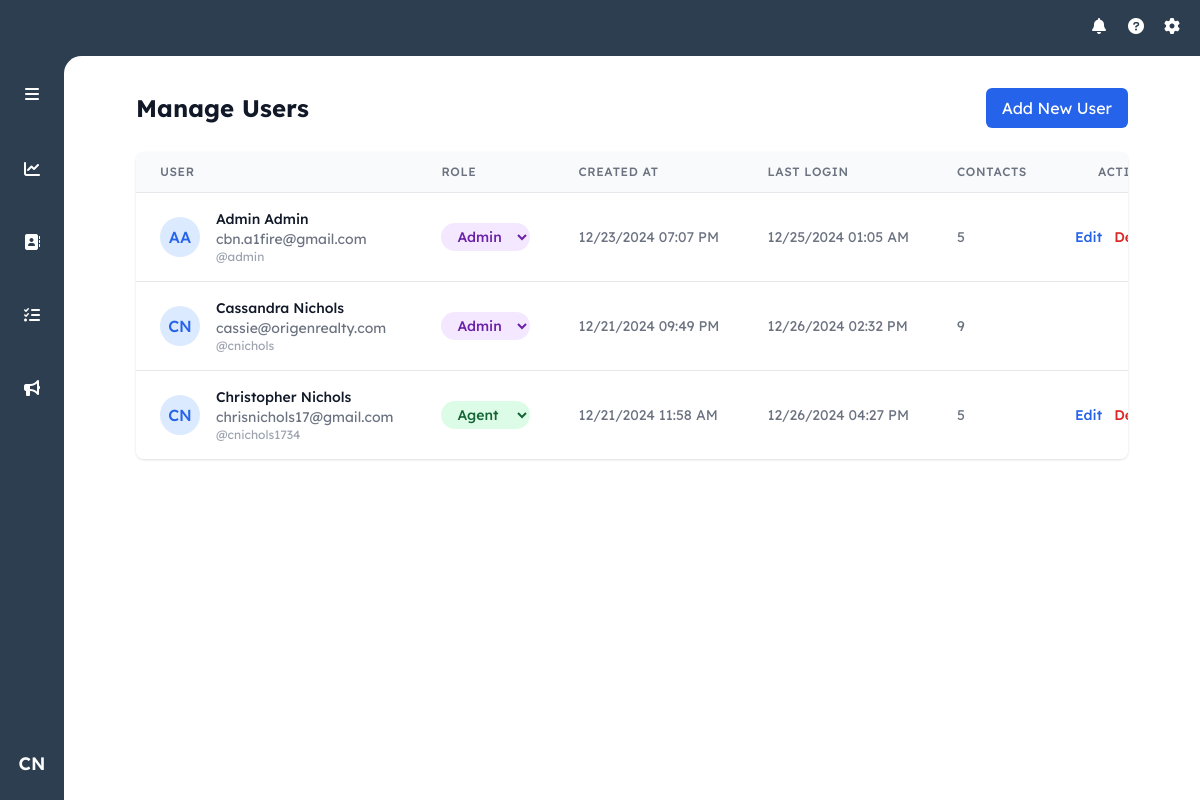
/manage-users (signed in), run on an earlier commit of the app's database.
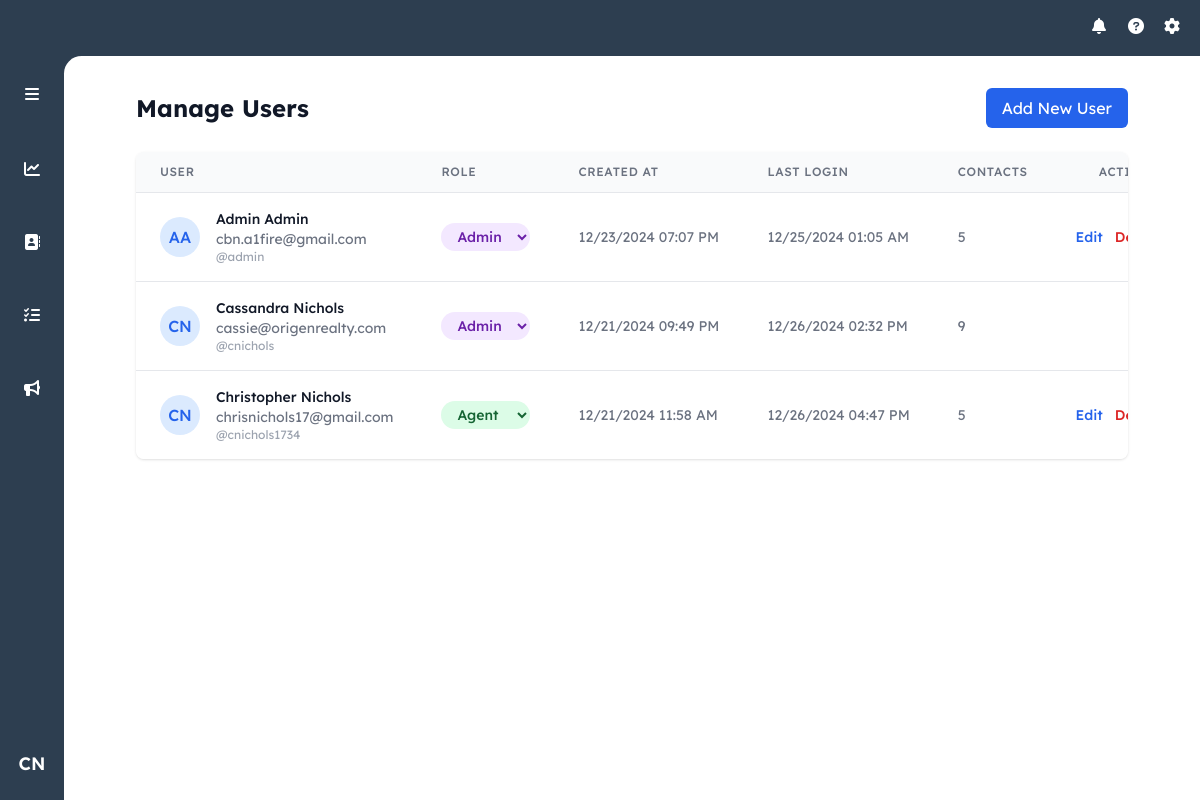
And on a later commit of the database.
### models.py (models this page shows, shortened)
class User(UserMixin, db.Model):
    id = db.Column(db.Integer, primary_key=True)
    username = db.Column(db.String(80), unique=True, nullable=False)
    email = db.Column(db.String(120), unique=True, nullable=False)
    password_hash = db.Column(db.String(128))
    first_name = db.Column(db.String(80), nullable=False)
    last_name = db.Column(db.String(80), nullable=False)
    role = db.Column(db.String(20), nullable=False, default='agent')
    created_at = db.Column(db.DateTime, nullable=False, default=datetime.utcnow)
    last_login = db.Column(db.DateTime)

### routes/auth.py (the view)
@auth_bp.route('/manage-users')
@login_required
@admin_required
def manage_users():
    users = User.query.order_by(User.created_at.desc()).all()
    return render_template('manage_users.html', users=users, format_datetime=format_datetime_cst)

### app.py (called while the page is built)
def create_app():
    app = Flask(__name__)
    app.config.from_object('config.Config')
    db.init_app(app)
    login_manager = LoginManager()
    login_manager.init_app(app)
    login_manager.login_view = 'auth.login'
    app.jinja_env.filters['abs'] = abs
    mail = Mail()
    mail.init_app(app)
    @login_manager.user_loader
    def load_user(user_id):
        return User.query.get(int(user_id))
    register_blueprints(app)
    return app

### routes/auth.py (called while the page is built)
def format_datetime_cst(utc_dt):
    if not utc_dt:
        return 'Never'
    central = pytz.timezone('America/Chicago')
    if utc_dt.tzinfo is None:
        utc_dt = pytz.utc.localize(utc_dt)
    central_dt = utc_dt.astimezone(central)
    return central_dt.strftime('%m/%d/%Y %I:%M %p')

def admin_required(f):
    @wraps(f)
    def decorated_function(*args, **kwargs):
        if not current_user.is_authenticated or current_user.role != 'admin':
            flash('You do not have permission to access this page.', 'error')
            return redirect(url_for('main.index'))
        return f(*args, **kwargs)
    return decorated_function

@auth_bp.before_request
def update_last_login():
    if current_user.is_authenticated:
        current_user.last_login = datetime.utcnow()
        try:
            db.session.commit()
        except:
            db.session.rollback()

### templates/manage_users.html
{% extends "base.html" %}
{% block content %}
<div class="container mx-auto px-4 py-8">
    <div class="max-w-6xl mx-auto">
        <div class="flex justify-between items-center mb-6">
            <h1 class="text-2xl font-bold text-gray-900">Manage Users</h1>
            <a href="{{ url_for('auth.register') }}" class="bg-blue-600 text-white px-4 py-2 rounded-md hover:bg-blue-700">
                Add New User
            </a>
        </div>
        <div class="bg-white rounded-lg shadow overflow-hidden">
            <table class="min-w-full divide-y divide-gray-200">
                <thead class="bg-gray-50">
                    <tr>
                        <th class="px-6 py-3 text-left text-xs font-medium text-gray-500 uppercase tracking-wider">
                            User
                        </th>
                        <th class="px-6 py-3 text-left text-xs font-medium text-gray-500 uppercase tracking-wider">
                            Role
                        </th>
                        <th class="px-6 py-3 text-left text-xs font-medium text-gray-500 uppercase tracking-wider">
                            Created At
                        </th>
                        <th class="px-6 py-3 text-left text-xs font-medium text-gray-500 uppercase tracking-wider">
                            Last Login
                        </th>
                        <th class="px-6 py-3 text-left text-xs font-medium text-gray-500 uppercase tracking-wider">
                            Contacts
                        </th>
                        <th class="px-6 py-3 text-right text-xs font-medium text-gray-500 uppercase tracking-wider">
                            Actions
                        </th>
                    </tr>
                </thead>
                <tbody class="bg-white divide-y divide-gray-200">
                    {% for user in users %}
                    <tr class="hover:bg-gray-50">
                        <td class="px-6 py-4 whitespace-nowrap">
                            <div class="flex items-center">
                                <div class="flex-shrink-0 h-10 w-10 rounded-full bg-blue-100 flex items-center justify-center">
                                    <span class="text-blue-600 font-medium">{{ user.first_name[0] }}{{ user.last_name[0] }}</span>
                                </div>
                                <div class="ml-4">
                                    <div class="text-sm font-medium text-gray-900">
                                        {{ user.first_name }} {{ user.last_name }}
                                    </div>
                                    <div class="text-sm text-gray-500">
                                        {{ user.email }}
                                    </div>
                                    <div class="text-xs text-gray-400">
                                        @{{ user.username }}
                                    </div>
                                </div>
                            </div>
                        </td>
                        <td class="px-6 py-4 whitespace-nowrap">
                            <form method="POST" action="{{ url_for('auth.update_user_role', user_id=user.id) }}" class="inline-flex">
                                <select name="role"
                                        onchange="this.form.submit()"
                                        class="text-sm rounded-full px-3 py-1 font-medium
                                        {% if user.role == 'admin' %}
                                            bg-purple-100 text-purple-800
                                        {% else %}
                                            bg-green-100 text-green-800
                                        {% endif %}
                                        border-0 cursor-pointer hover:bg-opacity-75">
                                    <option value="agent" {% if user.role == 'agent' %}selected{% endif %}>Agent</option>
                                    <option value="admin" {% if user.role == 'admin' %}selected{% endif %}>Admin</option>
                                </select>
                            </form>
                        </td>
                        <td class="px-6 py-4 whitespace-nowrap text-sm text-gray-500">
                            {{ format_datetime(user.created_at) }}
                        </td>
                        <td class="px-6 py-4 whitespace-nowrap text-sm text-gray-500">
                            {{ format_datetime(user.last_login) }}
                        </td>
                        <td class="px-6 py-4 whitespace-nowrap text-sm text-gray-500">
                            {{ user.contacts|length }}
                        </td>
                        <td class="px-6 py-4 whitespace-nowrap text-right text-sm font-medium">
                            <div class="flex justify-end space-x-3">
                                <a href="{{ url_for('auth.edit_user', user_id=user.id) }}"
                                   class="text-blue-600 hover:text-blue-900">
                                    Edit
                                </a>
                                {% if user.id != current_user.id %}
                                <form method="POST" action="{{ url_for('auth.delete_user', user_id=user.id) }}" class="inline">
                                    <button type="submit"
                                            onclick="return confirm('Are you sure you want to delete this user?')"
                                            class="text-red-600 hover:text-red-900">
                                        Delete
                                    </button>
                                </form>
                                {% endif %}
                            </div>
                        </td>
                    </tr>
                    {% endfor %}
                </tbody>
            </table>
        </div>
    </div>
</div>
{% endblock %}

### templates/base.html (shortened to what this page needs)
<!DOCTYPE html>
<html lang="en" data-theme="light">
<head>
    <script src="https://cdn.tailwindcss.com"></script>
    <link href="https://cdn.jsdelivr.net/npm/daisyui@4.7.2/dist/full.min.css" rel="stylesheet" type="text/css" />
    <link rel="stylesheet" href="https://cdnjs.cloudflare.com/ajax/libs/font-awesome/6.0.0/css/all.min.css">
</head>
<body class="h-screen flex flex-col bg-[#2d3e50]">
<header class="text-white h-14 items-center justify-end hidden md:flex">
    <div class="flex items-center space-x-4 pr-4 relative">
        {% if current_user.is_authenticated %}
            <i class="fas fa-bell h-5 w-5"></i>
            <i class="fas fa-question-circle h-5 w-5"></i>
            <i class="fas fa-cog h-5 w-5"></i>
        {% else %}
            <a href="{{ url_for('auth.login') }}" class="text-white hover:text-gray-200">
                <i class="fas fa-sign-in-alt h-5 w-5"></i>
            </a>
        {% endif %}
    </div>
</header>
<div class="flex flex-1 overflow-hidden relative">
    <aside id="sidebar" class="w-16 transition-all duration-300 ease-in-out flex-col items-center py-4 z-10 hidden md:flex">
        <div class="w-full flex justify-center mb-8">
            <button id="sidebarToggle" class="p-2.5 rounded-lg hover:bg-[#3d4d63] text-white">
                <i class="fas fa-bars"></i>
            </button>
        </div>
        <div class="relative group mb-8 w-full px-3">
            <a href="{{ url_for('main.dashboard') }}" class="sidebar-link flex items-center p-2.5 rounded-lg hover:bg-[#3d4d63] {% if request.endpoint == 'main.dashboard' %}text-orange-500{% else %}text-white{% endif %}">
                <div class="w-full flex items-center">
                    <div class="flex justify-center w-[24px]">
                        <i class="fas fa-chart-line"></i>
                    </div>
                </div>
            </a>
        </div>
        <div class="relative group mb-8 w-full px-3">
            <a href="{{ url_for('main.index') }}" class="sidebar-link flex items-center p-2.5 rounded-lg hover:bg-[#3d4d63] {% if request.endpoint == 'main.index' %}text-orange-500{% else %}text-white{% endif %}">
                <div class="w-full flex items-center">
                    <div class="flex justify-center w-[24px]">
                        <i class="fas fa-address-book"></i>
                    </div>
                </div>
            </a>
        </div>
        <div class="relative group mb-8 w-full px-3">
            <a href="{{ url_for('tasks.tasks') }}" class="sidebar-link flex items-center p-2.5 rounded-lg hover:bg-[#3d4d63] {% if request.endpoint == 'tasks.tasks' %}text-orange-500{% else %}text-white{% endif %}">
                <div class="w-full flex items-center">
                    <div class="flex justify-center w-[24px]">
                        <i class="fas fa-tasks"></i>
                    </div>
                </div>
            </a>
        </div>
        <div class="relative group mb-8 w-full px-3">
            <a href="{{ url_for('main.marketing') }}" class="sidebar-link flex items-center p-2.5 rounded-lg hover:bg-[#3d4d63] {% if request.endpoint == 'main.marketing' %}text-orange-500{% else %}text-white{% endif %}">
                <div class="w-full flex items-center">
                    <div class="flex justify-center w-[24px]">
                        <i class="fas fa-bullhorn"></i>
                    </div>
                </div>
            </a>
        </div>
        {% if current_user.is_authenticated %}
            <div class="relative group w-full flex justify-center">
                <button
                    id="userIcon"
                    class="w-10 h-10 rounded-full hover:bg-[#3d4d63] text-white flex items-center justify-center text-lg font-semibold transition-colors duration-200"
                >
                    {{ current_user.first_name[0] }}{{ current_user.last_name[0] }}
                </button>
            </div>
        {% endif %}
    </aside>
    <main class="flex-1 overflow-auto bg-white md:absolute inset-0 md:ml-16 md:rounded-tl-[1.1rem] pb-14 md:pb-0 transition-all duration-300" id="mainContent">
        <div class="content-wrapper">
            {% block content %}{% endblock %}
        </div>
    </main>
</div>
</body>
</html>

### templates/base.html (style rules this page uses)
body { font-family: "Lexend Deca", Helvetica, Arial, sans-serif; }
:root { --sidebar-width: 4rem; --sidebar-expanded-width: 11rem; }
#sidebar .sidebar-link { padding: 0.625rem 0.75rem; }

What changed in the data, as far as the page shows it:
changed User "Christopher": last_login "12/26/2024 04:27 PM" → "12/26/2024 04:47 PM"
